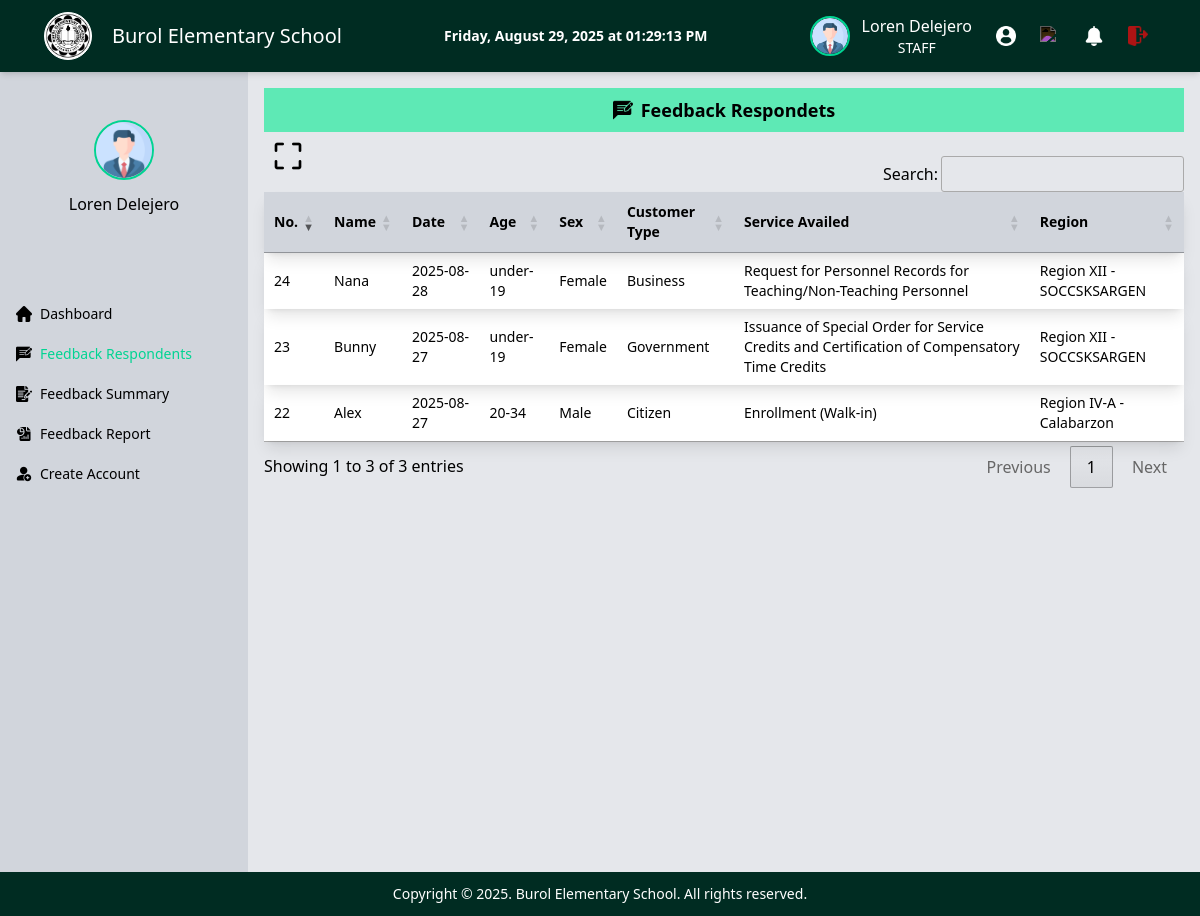
Screenshot of /pages/admin/feedback-respondents.php (signed in) with the database file from the repository.
### tables this page shows
CREATE TABLE `feedback_respondents` (
  `id` int(11) NOT NULL,
  `name` varchar(255) DEFAULT NULL,
  `date` date NOT NULL,
  `age` varchar(50) NOT NULL,
  `sex` varchar(10) NOT NULL,
  `customer_type` varchar(50) NOT NULL,
  `submitted_at` timestamp NOT NULL DEFAULT current_timestamp(),
  `service_availed_id` int(11) DEFAULT NULL,
  `region_id` int(11) NOT NULL
);

CREATE TABLE `services` (
  `id` int(11) NOT NULL,
  `name` varchar(255) NOT NULL,
  `customer_type` enum('Citizen','Government','Business') NOT NULL,
  `category_id` int(11) DEFAULT NULL
);

### includes/fetch-feedback-data.php (called while the page is built)
<?php
require_once __DIR__ . '/../config/database.php';
$stmt = $pdo->query("
  SELECT
    r.id, r.name, r.date, r.age, r.sex, r.customer_type,
    s.name AS service_availed,
    CONCAT(reg.code, ' - ', reg.name) AS region,
    reg.slug AS region_slug,
    r.submitted_at,
    a.citizen_charter_awareness, a.cc1, a.cc2, a.cc3,
    a.sqd1, a.sqd2, a.sqd3, a.sqd4, a.sqd5, a.sqd6, a.sqd7, a.sqd8,
    a.remarks
  FROM feedback_respondents r
  JOIN services s ON r.service_availed_id = s.id
  JOIN feedback_answers a ON r.id = a.respondent_id
  JOIN regions reg ON r.region_id = reg.id
  ORDER BY r.submitted_at DESC
");
$results = $stmt->fetchAll(PDO::FETCH_ASSOC);
?>

### pages/admin/feedback-respondents.php (the view, shortened to what this page needs)
<?php
require_once  __DIR__ .'/../../config/database.php';
require_once  __DIR__ .'/../../includes/fetch-feedback-data.php';
?>
<!DOCTYPE html>
<html lang="en">
<head>
  <link href="/src/styles.css" rel="stylesheet">
  <link rel="stylesheet" href="https://cdn.datatables.net/1.13.6/css/jquery.dataTables.min.css">
</head>
<body class="bg-gray-200  min-h-screen flex flex-col">
  <?php include('../../includes/header.php'); ?>
  <main class=" grid grid-cols-[248px_1fr] min-h-screen">
    <?php include '../../includes/side-nav-admin.php' ?>
    <section class="m-4">
      <div class="bg-emerald-300 p-2 flex justify-center items-center gap-2">
        <img src="/assets/img/feedback-respondent.png " class="w-5 h-5">
        <h1 class="font-bold text-lg ">Feedback Respondets</h1>
      </div>
      <a href="/pages/admin/feedback-details.php">
        <button class="cursor-pointer  w-fit m-1 hover:bg-emerald-600 rounded-md p-1 absolute">
          <img src="/assets/img/fullscreen.png" class="w-8 h-8">
        </button>
      </a>
      <br>
      <table id="feedbackTable" class=" w-full table-auto text-sm mt-10 mb-20 border-separate border-spacing-y-2 bg-white">
        <thead class=" bg-gray-300 text-left  text-black">
          <tr class=" shadow-lg ">
            <th>No.</th>
            <th>Name</th>
            <th>Date</th>
            <th>Age</th>
            <th>Sex</th>
            <th>Customer Type</th>
            <th>Service Availed</th>
            <th>Region</th>
          </tr>
        </thead>
        <tbody>
          <?php foreach ($results as $row): ?>
            <tr class="shadow-lg border-t ">
              <td><?= $row['id'] ?></td>
              <td><?= htmlspecialchars($row['name']) ?></td>
              <td><?= $row['date'] ?></td>
              <td><?= $row['age'] ?></td>
              <td><?= $row['sex'] ?></td>
              <td><?= $row['customer_type'] ?></td>
              <td><?= $row['service_availed'] ?></td>
              <td><?= $row['region'] ?></td>
            </tr>
          <?php endforeach; ?>
        </tbody>
      </table>
    </section>
  </main>
  <?php include '../../includes/footer.php' ?>
</body>
</html>

### rows the page displays
feedback_respondents: id "24", name "Nana", date "2025-08-28", age "under-19", sex "Female", customer_type "Business", service_availed.name "Request for Personnel Records for Teaching/Non-Teaching Personnel", region "Region XII - SOCCSKSARGEN"
feedback_respondents: id "23", name "Bunny", date "2025-08-27", age "under-19", sex "Female", customer_type "Government", service_availed.name "Issuance of Special Order for Service Credits and Certification of Compensatory Time Credits", region "Region XII - SOCCSKSARGEN"
feedback_respondents: id "22", name "Alex", date "2025-08-27", age "20-34", sex "Male", customer_type "Citizen", service_availed.name "Enrollment (Walk-in)", region "Region IV-A - Calabarzon"

### other values shown
$_SESSION['firstName'] . ' ' . $_SESSION['lastName'] "Loren Delejero"
$_SESSION['role_name'] "STAFF"
$item['label'] "Dashboard"
$item['label'] "Feedback Respondents"
$item['label'] "Feedback Summary"
$item['label'] "Feedback Report"
$item['label'] "Create Account"
